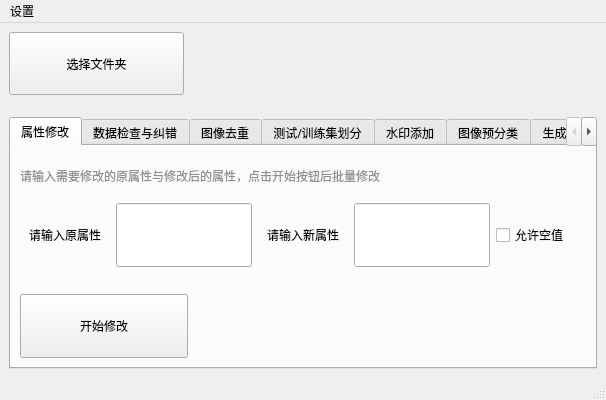
<?xml version="1.0" encoding="UTF-8"?>
<ui version="4.0">
 <class>MainWindow</class>
 <widget class="QMainWindow" name="MainWindow">
  <property name="geometry">
   <rect>
    <x>0</x>
    <y>0</y>
    <width>606</width>
    <height>400</height>
   </rect>
  </property>
  <property name="font">
   <font>
    <family>Noto Sans CJK SC Medium</family>
    <pointsize>9</pointsize>
   </font>
  </property>
  <property name="windowTitle">
   <string>MainWindow</string>
  </property>
  <property name="layoutDirection">
   <enum>Qt::LeftToRight</enum>
  </property>
  <widget class="QWidget" name="centralwidget">
   <property name="font">
    <font>
     <family>Noto Sans CJK SC Medium</family>
     <pointsize>9</pointsize>
    </font>
   </property>
   <layout class="QVBoxLayout" name="verticalLayout_8" stretch="4,1,16">
    <item>
     <layout class="QHBoxLayout" name="horizontalLayout" stretch="3,7">
      <item>
       <widget class="QPushButton" name="open_dir_button">
        <property name="sizePolicy">
         <sizepolicy hsizetype="Expanding" vsizetype="Expanding">
          <horstretch>0</horstretch>
          <verstretch>0</verstretch>
         </sizepolicy>
        </property>
        <property name="font">
         <font>
          <family>Noto Sans CJK SC</family>
          <pointsize>9</pointsize>
         </font>
        </property>
        <property name="text">
         <string>选择文件夹</string>
        </property>
       </widget>
      </item>
      <item>
       <widget class="QLabel" name="file_path_lable">
        <property name="sizePolicy">
         <sizepolicy hsizetype="Expanding" vsizetype="Expanding">
          <horstretch>0</horstretch>
          <verstretch>0</verstretch>
         </sizepolicy>
        </property>
        <property name="font">
         <font>
          <family>Noto Sans CJK SC</family>
          <pointsize>9</pointsize>
         </font>
        </property>
        <property name="text">
         <string/>
        </property>
        <property name="scaledContents">
         <bool>false</bool>
        </property>
        <property name="wordWrap">
         <bool>true</bool>
        </property>
       </widget>
      </item>
     </layout>
    </item>
    <item>
     <spacer name="verticalSpacer_8">
      <property name="font">
       <font>
        <family>Noto Sans CJK SC Medium</family>
        <pointsize>9</pointsize>
       </font>
      </property>
      <property name="orientation">
       <enum>Qt::Vertical</enum>
      </property>
      <property name="sizeHint" stdset="0">
       <size>
        <width>20</width>
        <height>40</height>
       </size>
      </property>
     </spacer>
    </item>
    <item>
     <widget class="QTabWidget" name="process_tabWidget">
      <property name="sizePolicy">
       <sizepolicy hsizetype="Preferred" vsizetype="Preferred">
        <horstretch>0</horstretch>
        <verstretch>0</verstretch>
       </sizepolicy>
      </property>
      <property name="font">
       <font>
        <family>Noto Sans CJK SC Medium</family>
        <pointsize>9</pointsize>
        <weight>50</weight>
        <bold>false</bold>
       </font>
      </property>
      <property name="tabletTracking">
       <bool>false</bool>
      </property>
      <property name="focusPolicy">
       <enum>Qt::TabFocus</enum>
      </property>
      <property name="layoutDirection">
       <enum>Qt::LeftToRight</enum>
      </property>
      <property name="autoFillBackground">
       <bool>false</bool>
      </property>
      <property name="tabPosition">
       <enum>QTabWidget::North</enum>
      </property>
      <property name="tabShape">
       <enum>QTabWidget::Rounded</enum>
      </property>
      <property name="currentIndex">
       <number>0</number>
      </property>
      <property name="usesScrollButtons">
       <bool>true</bool>
      </property>
      <property name="documentMode">
       <bool>false</bool>
      </property>
      <property name="movable">
       <bool>false</bool>
      </property>
      <property name="tabBarAutoHide">
       <bool>false</bool>
      </property>
      <widget class="QWidget" name="attribute_change_tab">
       <property name="font">
        <font>
         <family>Noto Sans CJK SC</family>
         <pointsize>9</pointsize>
         <weight>50</weight>
         <bold>false</bold>
        </font>
       </property>
       <attribute name="title">
        <string>属性修改</string>
       </attribute>
       <layout class="QVBoxLayout" name="verticalLayout" stretch="2,3,1,3">
        <item>
         <widget class="QLabel" name="label">
          <property name="sizePolicy">
           <sizepolicy hsizetype="Preferred" vsizetype="Preferred">
            <horstretch>0</horstretch>
            <verstretch>0</verstretch>
           </sizepolicy>
          </property>
          <property name="font">
           <font>
            <family>Noto Sans CJK SC Medium</family>
            <pointsize>9</pointsize>
            <weight>50</weight>
            <bold>false</bold>
            <kerning>true</kerning>
           </font>
          </property>
          <property name="text">
           <string>&lt;html&gt;&lt;head/&gt;&lt;body&gt;&lt;p&gt;&lt;span style=&quot; color:#909090;&quot;&gt;请输入需要修改的原属性与修改后的属性，点击开始按钮后批量修改&lt;/span&gt;&lt;/p&gt;&lt;/body&gt;&lt;/html&gt;</string>
          </property>
          <property name="scaledContents">
           <bool>false</bool>
          </property>
          <property name="textInteractionFlags">
           <set>Qt::LinksAccessibleByMouse</set>
          </property>
         </widget>
        </item>
        <item>
         <layout class="QHBoxLayout" name="horizontalLayout_2" stretch="2,3,2,3,2">
          <item>
           <widget class="QLabel" name="old_setting_label">
            <property name="sizePolicy">
             <sizepolicy hsizetype="Expanding" vsizetype="Expanding">
              <horstretch>0</horstretch>
              <verstretch>0</verstretch>
             </sizepolicy>
            </property>
            <property name="font">
             <font>
              <family>Noto Sans CJK SC</family>
              <pointsize>9</pointsize>
              <weight>50</weight>
              <bold>false</bold>
             </font>
            </property>
            <property name="text">
             <string>请输入原属性</string>
            </property>
            <property name="alignment">
             <set>Qt::AlignCenter</set>
            </property>
           </widget>
          </item>
          <item>
           <widget class="QLineEdit" name="old_setting_line">
            <property name="sizePolicy">
             <sizepolicy hsizetype="Expanding" vsizetype="Expanding">
              <horstretch>0</horstretch>
              <verstretch>0</verstretch>
             </sizepolicy>
            </property>
            <property name="font">
             <font>
              <family>Noto Sans CJK SC</family>
              <pointsize>9</pointsize>
              <weight>50</weight>
              <bold>false</bold>
             </font>
            </property>
           </widget>
          </item>
          <item>
           <widget class="QLabel" name="new_settings_label">
            <property name="sizePolicy">
             <sizepolicy hsizetype="Expanding" vsizetype="Expanding">
              <horstretch>0</horstretch>
              <verstretch>0</verstretch>
             </sizepolicy>
            </property>
            <property name="font">
             <font>
              <family>Noto Sans CJK SC</family>
              <pointsize>9</pointsize>
              <weight>50</weight>
              <bold>false</bold>
             </font>
            </property>
            <property name="text">
             <string>请输入新属性</string>
            </property>
            <property name="alignment">
             <set>Qt::AlignCenter</set>
            </property>
           </widget>
          </item>
          <item>
           <widget class="QLineEdit" name="new_setting_line">
            <property name="sizePolicy">
             <sizepolicy hsizetype="Expanding" vsizetype="Expanding">
              <horstretch>0</horstretch>
              <verstretch>0</verstretch>
             </sizepolicy>
            </property>
            <property name="font">
             <font>
              <family>Noto Sans CJK SC</family>
              <pointsize>9</pointsize>
              <weight>50</weight>
              <bold>false</bold>
             </font>
            </property>
           </widget>
          </item>
          <item>
           <widget class="QCheckBox" name="enable_null_checkBox">
            <property name="sizePolicy">
             <sizepolicy hsizetype="Expanding" vsizetype="Expanding">
              <horstretch>0</horstretch>
              <verstretch>0</verstretch>
             </sizepolicy>
            </property>
            <property name="text">
             <string>允许空值</string>
            </property>
           </widget>
          </item>
         </layout>
        </item>
        <item>
         <spacer name="verticalSpacer_2">
          <property name="font">
           <font>
            <family>Noto Sans CJK SC</family>
            <pointsize>9</pointsize>
            <weight>50</weight>
            <bold>false</bold>
           </font>
          </property>
          <property name="orientation">
           <enum>Qt::Vertical</enum>
          </property>
          <property name="sizeHint" stdset="0">
           <size>
            <width>20</width>
            <height>40</height>
           </size>
          </property>
         </spacer>
        </item>
        <item>
         <layout class="QHBoxLayout" name="horizontalLayout_3" stretch="3,7">
          <item>
           <widget class="QPushButton" name="change_setting_button">
            <property name="sizePolicy">
             <sizepolicy hsizetype="Expanding" vsizetype="Expanding">
              <horstretch>0</horstretch>
              <verstretch>0</verstretch>
             </sizepolicy>
            </property>
            <property name="font">
             <font>
              <family>Noto Sans CJK SC</family>
              <pointsize>9</pointsize>
              <weight>50</weight>
              <bold>false</bold>
             </font>
            </property>
            <property name="text">
             <string>开始修改</string>
            </property>
           </widget>
          </item>
          <item>
           <widget class="QLabel" name="attribute_change_info_label">
            <property name="font">
             <font>
              <family>Noto Sans CJK SC</family>
              <pointsize>9</pointsize>
              <weight>50</weight>
              <bold>false</bold>
             </font>
            </property>
            <property name="text">
             <string/>
            </property>
            <property name="wordWrap">
             <bool>true</bool>
            </property>
           </widget>
          </item>
         </layout>
        </item>
       </layout>
      </widget>
      <widget class="QWidget" name="wrong_data_porcess_tab">
       <attribute name="title">
        <string>数据检查与纠错</string>
       </attribute>
       <layout class="QVBoxLayout" name="verticalLayout_6" stretch="2,3,1,3">
        <item>
         <widget class="QLabel" name="label_4">
          <property name="text">
           <string>&lt;html&gt;&lt;head/&gt;&lt;body&gt;&lt;p&gt;&lt;span style=&quot; color:#909090;&quot;&gt;点击数据检查按钮会检查是否存在格式错误数据，可点击错误数据处理进行修改&lt;/span&gt;&lt;/p&gt;&lt;/body&gt;&lt;/html&gt;</string>
          </property>
         </widget>
        </item>
        <item>
         <layout class="QHBoxLayout" name="horizontalLayout_11" stretch="3,5">
          <item>
           <widget class="QPushButton" name="data_check_button">
            <property name="sizePolicy">
             <sizepolicy hsizetype="Expanding" vsizetype="Expanding">
              <horstretch>0</horstretch>
              <verstretch>0</verstretch>
             </sizepolicy>
            </property>
            <property name="text">
             <string>开始数据检查</string>
            </property>
           </widget>
          </item>
          <item>
           <spacer name="horizontalSpacer">
            <property name="orientation">
             <enum>Qt::Horizontal</enum>
            </property>
            <property name="sizeHint" stdset="0">
             <size>
              <width>40</width>
              <height>20</height>
             </size>
            </property>
           </spacer>
          </item>
         </layout>
        </item>
        <item>
         <spacer name="verticalSpacer_3">
          <property name="orientation">
           <enum>Qt::Vertical</enum>
          </property>
          <property name="sizeHint" stdset="0">
           <size>
            <width>20</width>
            <height>40</height>
           </size>
          </property>
         </spacer>
        </item>
        <item>
         <layout class="QHBoxLayout" name="horizontalLayout_10" stretch="3,5">
          <item>
           <widget class="QPushButton" name="change_wrong_attribute_button">
            <property name="sizePolicy">
             <sizepolicy hsizetype="Expanding" vsizetype="Expanding">
              <horstretch>0</horstretch>
              <verstretch>0</verstretch>
             </sizepolicy>
            </property>
            <property name="text">
             <string>错误数据处理</string>
            </property>
           </widget>
          </item>
          <item>
           <widget class="QLabel" name="wrong_data_processing_info_label">
            <property name="text">
             <string/>
            </property>
            <property name="wordWrap">
             <bool>true</bool>
            </property>
           </widget>
          </item>
         </layout>
        </item>
       </layout>
      </widget>
      <widget class="QWidget" name="dedup_tab">
       <attribute name="title">
        <string>图像去重</string>
       </attribute>
       <layout class="QVBoxLayout" name="verticalLayout_4" stretch="5,1,3">
        <item>
         <layout class="QHBoxLayout" name="horizontalLayout_6" stretch="1,1">
          <item>
           <layout class="QVBoxLayout" name="verticalLayout_3" stretch="2,3">
            <item>
             <widget class="QLabel" name="label_2">
              <property name="text">
               <string>&lt;html&gt;&lt;head/&gt;&lt;body&gt;&lt;p&gt;&lt;span style=&quot; color:#909090;&quot;&gt;请输入相似度，100表示只删去完全相同图像&lt;/span&gt;&lt;/p&gt;&lt;/body&gt;&lt;/html&gt;</string>
              </property>
             </widget>
            </item>
            <item>
             <layout class="QHBoxLayout" name="horizontalLayout_5" stretch="2,3,1">
              <item>
               <widget class="QLabel" name="distance_label">
                <property name="sizePolicy">
                 <sizepolicy hsizetype="Expanding" vsizetype="Expanding">
                  <horstretch>0</horstretch>
                  <verstretch>0</verstretch>
                 </sizepolicy>
                </property>
                <property name="text">
                 <string>相似度:</string>
                </property>
                <property name="alignment">
                 <set>Qt::AlignCenter</set>
                </property>
               </widget>
              </item>
              <item>
               <widget class="QLineEdit" name="distance_line">
                <property name="sizePolicy">
                 <sizepolicy hsizetype="Expanding" vsizetype="Expanding">
                  <horstretch>0</horstretch>
                  <verstretch>0</verstretch>
                 </sizepolicy>
                </property>
               </widget>
              </item>
              <item>
               <widget class="QLabel" name="percent_label">
                <property name="sizePolicy">
                 <sizepolicy hsizetype="Expanding" vsizetype="Expanding">
                  <horstretch>0</horstretch>
                  <verstretch>0</verstretch>
                 </sizepolicy>
                </property>
                <property name="font">
                 <font>
                  <family>Noto Sans CJK SC</family>
                  <pointsize>12</pointsize>
                  <weight>75</weight>
                  <bold>true</bold>
                 </font>
                </property>
                <property name="text">
                 <string>%</string>
                </property>
                <property name="alignment">
                 <set>Qt::AlignLeading|Qt::AlignLeft|Qt::AlignVCenter</set>
                </property>
               </widget>
              </item>
             </layout>
            </item>
           </layout>
          </item>
          <item>
           <layout class="QHBoxLayout" name="horizontalLayout_4" stretch="1,2">
            <item>
             <widget class="QCheckBox" name="compare_checkBox">
              <property name="sizePolicy">
               <sizepolicy hsizetype="Expanding" vsizetype="Expanding">
                <horstretch>0</horstretch>
                <verstretch>0</verstretch>
               </sizepolicy>
              </property>
              <property name="layoutDirection">
               <enum>Qt::RightToLeft</enum>
              </property>
              <property name="autoFillBackground">
               <bool>false</bool>
              </property>
              <property name="text">
               <string>对比去重</string>
              </property>
              <property name="iconSize">
               <size>
                <width>16</width>
                <height>21</height>
               </size>
              </property>
             </widget>
            </item>
            <item>
             <layout class="QVBoxLayout" name="verticalLayout_2" stretch="2,3">
              <item>
               <widget class="QLabel" name="open_compare_dir_info_label">
                <property name="text">
                 <string/>
                </property>
               </widget>
              </item>
              <item>
               <widget class="QPushButton" name="open_compare_dir_button">
                <property name="sizePolicy">
                 <sizepolicy hsizetype="Expanding" vsizetype="Expanding">
                  <horstretch>0</horstretch>
                  <verstretch>0</verstretch>
                 </sizepolicy>
                </property>
                <property name="text">
                 <string>选择对比文件夹</string>
                </property>
               </widget>
              </item>
             </layout>
            </item>
           </layout>
          </item>
         </layout>
        </item>
        <item>
         <spacer name="verticalSpacer_4">
          <property name="orientation">
           <enum>Qt::Vertical</enum>
          </property>
          <property name="sizeHint" stdset="0">
           <size>
            <width>20</width>
            <height>40</height>
           </size>
          </property>
         </spacer>
        </item>
        <item>
         <layout class="QHBoxLayout" name="horizontalLayout_7" stretch="3,5">
          <item>
           <widget class="QPushButton" name="pic_dedup_button">
            <property name="sizePolicy">
             <sizepolicy hsizetype="Expanding" vsizetype="Expanding">
              <horstretch>0</horstretch>
              <verstretch>0</verstretch>
             </sizepolicy>
            </property>
            <property name="text">
             <string>开始图像去重</string>
            </property>
           </widget>
          </item>
          <item>
           <widget class="QLabel" name="dedup_info_label">
            <property name="text">
             <string/>
            </property>
            <property name="wordWrap">
             <bool>true</bool>
            </property>
           </widget>
          </item>
         </layout>
        </item>
       </layout>
      </widget>
      <widget class="QWidget" name="data_classify_tab">
       <attribute name="title">
        <string>测试/训练集划分</string>
       </attribute>
       <layout class="QVBoxLayout" name="verticalLayout_5" stretch="2,3,1,3">
        <item>
         <widget class="QLabel" name="label_3">
          <property name="text">
           <string>&lt;html&gt;&lt;head/&gt;&lt;body&gt;&lt;p&gt;&lt;span style=&quot; color:#909090;&quot;&gt;请输入ID字段前后多余的字符数量（如dwc123456hl，前3后2），输入值为空等于输入0&lt;/span&gt;&lt;/p&gt;&lt;/body&gt;&lt;/html&gt;</string>
          </property>
         </widget>
        </item>
        <item>
         <layout class="QHBoxLayout" name="horizontalLayout_8" stretch="4,3,4,3">
          <item>
           <widget class="QLabel" name="front_label">
            <property name="sizePolicy">
             <sizepolicy hsizetype="Expanding" vsizetype="Expanding">
              <horstretch>0</horstretch>
              <verstretch>0</verstretch>
             </sizepolicy>
            </property>
            <property name="text">
             <string>ID前多余字符数量</string>
            </property>
            <property name="alignment">
             <set>Qt::AlignCenter</set>
            </property>
           </widget>
          </item>
          <item>
           <widget class="QLineEdit" name="front_line">
            <property name="sizePolicy">
             <sizepolicy hsizetype="Expanding" vsizetype="Expanding">
              <horstretch>0</horstretch>
              <verstretch>0</verstretch>
             </sizepolicy>
            </property>
           </widget>
          </item>
          <item>
           <widget class="QLabel" name="back_label">
            <property name="sizePolicy">
             <sizepolicy hsizetype="Expanding" vsizetype="Expanding">
              <horstretch>0</horstretch>
              <verstretch>0</verstretch>
             </sizepolicy>
            </property>
            <property name="text">
             <string>ID后多余字符数量</string>
            </property>
            <property name="alignment">
             <set>Qt::AlignCenter</set>
            </property>
           </widget>
          </item>
          <item>
           <widget class="QLineEdit" name="back_line">
            <property name="sizePolicy">
             <sizepolicy hsizetype="Expanding" vsizetype="Expanding">
              <horstretch>0</horstretch>
              <verstretch>0</verstretch>
             </sizepolicy>
            </property>
           </widget>
          </item>
         </layout>
        </item>
        <item>
         <spacer name="verticalSpacer_5">
          <property name="orientation">
           <enum>Qt::Vertical</enum>
          </property>
          <property name="sizeHint" stdset="0">
           <size>
            <width>20</width>
            <height>40</height>
           </size>
          </property>
         </spacer>
        </item>
        <item>
         <layout class="QHBoxLayout" name="horizontalLayout_9" stretch="3,5">
          <item>
           <widget class="QPushButton" name="classify_button">
            <property name="sizePolicy">
             <sizepolicy hsizetype="Expanding" vsizetype="Expanding">
              <horstretch>0</horstretch>
              <verstretch>0</verstretch>
             </sizepolicy>
            </property>
            <property name="text">
             <string>开始划分集合</string>
            </property>
           </widget>
          </item>
          <item>
           <widget class="QLabel" name="data_classify_info_label">
            <property name="text">
             <string/>
            </property>
            <property name="wordWrap">
             <bool>true</bool>
            </property>
           </widget>
          </item>
         </layout>
        </item>
       </layout>
      </widget>
      <widget class="QWidget" name="watermark_tab">
       <attribute name="title">
        <string>水印添加</string>
       </attribute>
       <layout class="QVBoxLayout" name="verticalLayout_9" stretch="2,3,1,3">
        <item>
         <widget class="QLabel" name="label_8">
          <property name="sizePolicy">
           <sizepolicy hsizetype="Expanding" vsizetype="Expanding">
            <horstretch>0</horstretch>
            <verstretch>0</verstretch>
           </sizepolicy>
          </property>
          <property name="text">
           <string>&lt;html&gt;&lt;head/&gt;&lt;body&gt;&lt;p&gt;&lt;span style=&quot; color:#909090;&quot;&gt;水印名为导入文件夹下第一子文件夹名+额外文字（可选），点击添加水印进行图片批量添加水印&lt;/span&gt;&lt;/p&gt;&lt;/body&gt;&lt;/html&gt;</string>
          </property>
         </widget>
        </item>
        <item>
         <layout class="QHBoxLayout" name="horizontalLayout_13" stretch="2,3,3,3">
          <item>
           <widget class="QLabel" name="label_6">
            <property name="sizePolicy">
             <sizepolicy hsizetype="Expanding" vsizetype="Expanding">
              <horstretch>0</horstretch>
              <verstretch>0</verstretch>
             </sizepolicy>
            </property>
            <property name="text">
             <string>水印额外文字</string>
            </property>
            <property name="alignment">
             <set>Qt::AlignCenter</set>
            </property>
           </widget>
          </item>
          <item>
           <widget class="QLineEdit" name="extra_info_line">
            <property name="sizePolicy">
             <sizepolicy hsizetype="Expanding" vsizetype="Expanding">
              <horstretch>0</horstretch>
              <verstretch>0</verstretch>
             </sizepolicy>
            </property>
           </widget>
          </item>
          <item>
           <spacer name="horizontalSpacer_2">
            <property name="orientation">
             <enum>Qt::Horizontal</enum>
            </property>
            <property name="sizeHint" stdset="0">
             <size>
              <width>40</width>
              <height>20</height>
             </size>
            </property>
           </spacer>
          </item>
          <item>
           <widget class="QPushButton" name="watermark_param_pushButton">
            <property name="sizePolicy">
             <sizepolicy hsizetype="Ignored" vsizetype="Expanding">
              <horstretch>0</horstretch>
              <verstretch>0</verstretch>
             </sizepolicy>
            </property>
            <property name="text">
             <string>参数设置</string>
            </property>
           </widget>
          </item>
         </layout>
        </item>
        <item>
         <spacer name="verticalSpacer_6">
          <property name="orientation">
           <enum>Qt::Vertical</enum>
          </property>
          <property name="sizeHint" stdset="0">
           <size>
            <width>20</width>
            <height>40</height>
           </size>
          </property>
         </spacer>
        </item>
        <item>
         <layout class="QHBoxLayout" name="horizontalLayout_14" stretch="3,5">
          <item>
           <widget class="QPushButton" name="add_watermark_button">
            <property name="sizePolicy">
             <sizepolicy hsizetype="Expanding" vsizetype="Expanding">
              <horstretch>0</horstretch>
              <verstretch>0</verstretch>
             </sizepolicy>
            </property>
            <property name="text">
             <string>添加水印</string>
            </property>
           </widget>
          </item>
          <item>
           <widget class="QLabel" name="watermark_info_label">
            <property name="sizePolicy">
             <sizepolicy hsizetype="Expanding" vsizetype="Expanding">
              <horstretch>0</horstretch>
              <verstretch>0</verstretch>
             </sizepolicy>
            </property>
            <property name="text">
             <string/>
            </property>
            <property name="wordWrap">
             <bool>true</bool>
            </property>
           </widget>
          </item>
         </layout>
        </item>
       </layout>
      </widget>
      <widget class="QWidget" name="image_pre_classify_tab">
       <attribute name="title">
        <string>图像预分类</string>
       </attribute>
       <layout class="QVBoxLayout" name="verticalLayout_10" stretch="2,3,1,3">
        <item>
         <widget class="QLabel" name="label_10">
          <property name="text">
           <string>&lt;html&gt;&lt;head/&gt;&lt;body&gt;&lt;p&gt;&lt;span style=&quot; color:#909090;&quot;&gt;请选择分类依据与分类个数，若按文件名分类则为选择按第几个下划线分类，可选择是否保存原文件夹格式&lt;/span&gt;&lt;/p&gt;&lt;/body&gt;&lt;/html&gt;</string>
          </property>
         </widget>
        </item>
        <item>
         <layout class="QHBoxLayout" name="horizontalLayout_16" stretch="3,4,4,3,4">
          <item>
           <widget class="QLabel" name="label_9">
            <property name="text">
             <string>分类依据</string>
            </property>
            <property name="alignment">
             <set>Qt::AlignCenter</set>
            </property>
           </widget>
          </item>
          <item>
           <widget class="QComboBox" name="pre_classify_comboBox">
            <property name="sizePolicy">
             <sizepolicy hsizetype="Preferred" vsizetype="Preferred">
              <horstretch>0</horstretch>
              <verstretch>0</verstretch>
             </sizepolicy>
            </property>
           </widget>
          </item>
          <item>
           <widget class="QLabel" name="label_7">
            <property name="text">
             <string>分类个数/下划线数</string>
            </property>
            <property name="alignment">
             <set>Qt::AlignCenter</set>
            </property>
           </widget>
          </item>
          <item>
           <widget class="QSpinBox" name="pre_classify_nums_spinBox">
            <property name="sizePolicy">
             <sizepolicy hsizetype="Preferred" vsizetype="Preferred">
              <horstretch>0</horstretch>
              <verstretch>0</verstretch>
             </sizepolicy>
            </property>
           </widget>
          </item>
          <item>
           <widget class="QCheckBox" name="save_type_checkBox">
            <property name="sizePolicy">
             <sizepolicy hsizetype="Preferred" vsizetype="Preferred">
              <horstretch>0</horstretch>
              <verstretch>0</verstretch>
             </sizepolicy>
            </property>
            <property name="text">
             <string>保存原文件夹格式</string>
            </property>
           </widget>
          </item>
         </layout>
        </item>
        <item>
         <spacer name="verticalSpacer_7">
          <property name="orientation">
           <enum>Qt::Vertical</enum>
          </property>
          <property name="sizeHint" stdset="0">
           <size>
            <width>20</width>
            <height>40</height>
           </size>
          </property>
         </spacer>
        </item>
        <item>
         <layout class="QHBoxLayout" name="horizontalLayout_15" stretch="3,5">
          <item>
           <widget class="QPushButton" name="pre_classify_button">
            <property name="sizePolicy">
             <sizepolicy hsizetype="Preferred" vsizetype="Preferred">
              <horstretch>0</horstretch>
              <verstretch>0</verstretch>
             </sizepolicy>
            </property>
            <property name="text">
             <string>开始分类</string>
            </property>
           </widget>
          </item>
          <item>
           <widget class="QLabel" name="image_pre_classify_info_label">
            <property name="text">
             <string/>
            </property>
            <property name="wordWrap">
             <bool>true</bool>
            </property>
           </widget>
          </item>
         </layout>
        </item>
       </layout>
      </widget>
      <widget class="QWidget" name="create_count_tab">
       <attribute name="title">
        <string>生成路径txt</string>
       </attribute>
       <layout class="QVBoxLayout" name="verticalLayout_7" stretch="3,3,3">
        <item>
         <spacer name="verticalSpacer">
          <property name="orientation">
           <enum>Qt::Vertical</enum>
          </property>
          <property name="sizeHint" stdset="0">
           <size>
            <width>20</width>
            <height>40</height>
           </size>
          </property>
         </spacer>
        </item>
        <item>
         <widget class="QLabel" name="label_5">
          <property name="text">
           <string>&lt;html&gt;&lt;head/&gt;&lt;body&gt;&lt;p&gt;&lt;span style=&quot; color:#909090;&quot;&gt;点击开始生成按钮，可导出当前文件夹下所有文件地址于txt中&lt;/span&gt;&lt;/p&gt;&lt;/body&gt;&lt;/html&gt;</string>
          </property>
         </widget>
        </item>
        <item>
         <layout class="QHBoxLayout" name="horizontalLayout_12" stretch="3,5">
          <item>
           <widget class="QPushButton" name="create_txt_button">
            <property name="sizePolicy">
             <sizepolicy hsizetype="Expanding" vsizetype="Expanding">
              <horstretch>0</horstretch>
              <verstretch>0</verstretch>
             </sizepolicy>
            </property>
            <property name="text">
             <string>开始生成txt</string>
            </property>
           </widget>
          </item>
          <item>
           <widget class="QLabel" name="create_count_info_label">
            <property name="text">
             <string/>
            </property>
            <property name="wordWrap">
             <bool>true</bool>
            </property>
           </widget>
          </item>
         </layout>
        </item>
       </layout>
      </widget>
     </widget>
    </item>
   </layout>
  </widget>
  <widget class="QStatusBar" name="statusbar"/>
  <widget class="QMenuBar" name="menubar">
   <property name="geometry">
    <rect>
     <x>0</x>
     <y>0</y>
     <width>606</width>
     <height>18</height>
    </rect>
   </property>
   <widget class="QMenu" name="menu">
    <property name="title">
     <string>设置</string>
    </property>
    <addaction name="software_update_action"/>
    <addaction name="problem_feedback_action"/>
   </widget>
   <addaction name="menu"/>
  </widget>
  <action name="software_update_action">
   <property name="text">
    <string>软件更新</string>
   </property>
  </action>
  <action name="problem_feedback_action">
   <property name="text">
    <string>问题反馈</string>
   </property>
  </action>
 </widget>
 <resources/>
 <connections/>
</ui>
